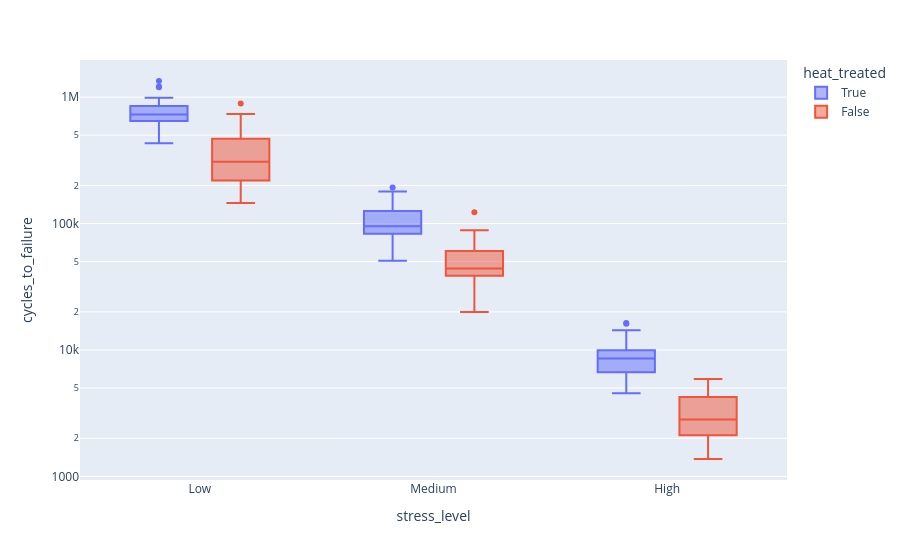

The code cell stored with this chart in its notebook:
### Code cell
fig = px.box(df, x = "stress_level", y = "cycles_to_failure", color = "heat_treated")
fig.update_yaxes(type = "log")
fig.show()

### Figure 1 — Plotly figure (JSON) as saved in the notebook; plotly's stock layout.template omitted (floating-point values rounded to 4 significant figures)
{"data": [{"alignmentgroup": "True", "hovertemplate": "heat_treated=True<br>stress_level=%{x}<br>cycles_to_failure=%{y}<extra></extra>", "legendgroup": "True", "marker": {"color": "#636efa"}, "name": "True", "notched": false, "offsetgroup": "True", "orientation": "v", "showlegend": true, "type": "box", "x": ["Low", "Low", "Low", "Low", "Low", "Low", "Low", "Low", "Low", "Low", "Low", "Low", "Low", "Low", "Low", "Low", "Low", "Low", "Low", "Low", "Low", "Low", "Low", "Low", "Low", "Medium", "Medium", "Medium", "Medium", "Medium", "Medium", "Medium", "Medium", "Medium", "Medium", "Medium", "Medium", "Medium", "Medium", "Medium", "Medium", "Medium", "Medium", "Medium", "Medium", "Medium", "Medium", "Medium", "Medium", "Medium", "High", "High", "High", "High", "High", "High", "High", "High", "High", "High", "High", "High", "High", "High", "High", "High", "High", "High", "High", "High", "High", "High", "High", "High", "High"], "x0": " ", "xaxis": "x", "y": [1211000.0, 634300.0, 736600.0, 824300.0, 575700.0, 729900.0, 729200.0, 430900.0, 989800.0, 873400.0, 604600.0, 692800.0, 848800.0, 674400.0, 678200.0, 471700.0, 861500.0, 757000.0, 792000.0, 461400.0, 1197000.0, 764000.0, 649400.0, 1341000.0, 719600.0, 192800.0, 107300.0, 102300.0, 107800.0, 94250.0, 88580.0, 59740.0, 117700.0, 95490.0, 149900.0, 86760.0, 50650.0, 95330.0, 178900.0, 86320.0, 72300.0, 65010.0, 68360.0, 88870.0, 65320.0, 166700.0, 89420.0, 102500.0, 163300.0, 167100.0, 5734.0, 9412.0, 9477.0, 4549.0, 9843.0, 6452.0, 14340.0, 8628.0, 16110.0, 6746.0, 7221.0, 9136.0, 12360.0, 10160.0, 4947.0, 8718.0, 8176.0, 6825.0, 6253.0, 16300.0, 6932.0, 5777.0, 10460.0, 8538.0, 7861.0], "y0": " ", "yaxis": "y"}, {"alignmentgroup": "True", "hovertemplate": "heat_treated=False<br>stress_level=%{x}<br>cycles_to_failure=%{y}<extra></extra>", "legendgroup": "False", "marker": {"color": "#EF553B"}, "name": "False", "notched": false, "offsetgroup": "False", "orientation": "v", "showlegend": true, "type": "box", "x": ["Low", "Low", "Low", "Low", "Low", "Low", "Low", "Low", "Low", "Low", "Low", "Low", "Low", "Low", "Low", "Low", "Low", "Low", "Low", "Low", "Low", "Low", "Low", "Low", "Low", "Medium", "Medium", "Medium", "Medium", "Medium", "Medium", "Medium", "Medium", "Medium", "Medium", "Medium", "Medium", "Medium", "Medium", "Medium", "Medium", "Medium", "Medium", "Medium", "Medium", "Medium", "Medium", "Medium", "Medium", "Medium", "High", "High", "High", "High", "High", "High", "High", "High", "High", "High", "High", "High", "High", "High", "High", "High", "High", "High", "High", "High", "High", "High", "High", "High", "High"], "x0": " ", "xaxis": "x", "y": [202700.0, 308000.0, 145000.0, 551100.0, 306600.0, 269100.0, 556300.0, 187100.0, 448700.0, 158600.0, 277900.0, 223800.0, 650000.0, 734100.0, 317500.0, 507000.0, 337100.0, 454600.0, 268000.0, 182900.0, 176100.0, 422200.0, 890100.0, 403400.0, 293700.0, 40310.0, 51500.0, 61740.0, 40670.0, 19930.0, 59550.0, 66330.0, 53480.0, 29270.0, 40610.0, 34000.0, 38760.0, 79510.0, 88280.0, 59950.0, 56780.0, 60140.0, 44110.0, 42870.0, 32760.0, 43250.0, 122600.0, 65580.0, 38030.0, 35870.0, 5381.0, 4649.0, 4364.0, 5896.0, 4196.0, 2675.0, 3038.0, 2806.0, 4043.0, 2124.0, 1456.0, 3805.0, 1866.0, 1372.0, 4388.0, 2552.0, 4666.0, 2792.0, 2078.0, 1955.0, 2814.0, 3176.0, 2412.0, 3164.0, 1689.0], "y0": " ", "yaxis": "y"}], "layout": {"boxmode": "group", "legend": {"title": {"text": "heat_treated"}, "tracegroupgap": 0}, "margin": {"t": 60}, "xaxis": {"anchor": "y", "domain": [0, 1], "title": {"text": "stress_level"}}, "yaxis": {"anchor": "x", "domain": [0, 1], "title": {"text": "cycles_to_failure"}, "type": "log"}}}
